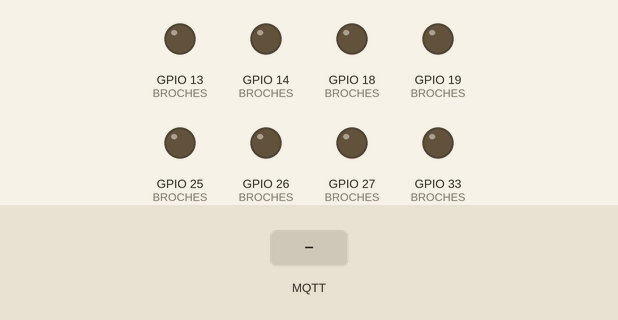
This sketch was run on a simulated ESP32. Shown: output pins drawn as LEDs (lit = HIGH). The inputs (shaded band) are chosen by the test bench. WiFi joins after 1.5 s; servers stay silent unless stated; no MQTT or app messages arrive unless stated; what the sketch prints to the serial monitor is not drawn.

Above: at 2.7 s.
2.8 s: MQTT message "X_AVANT" arrives on the first subscribed topic
At 5.4 s:
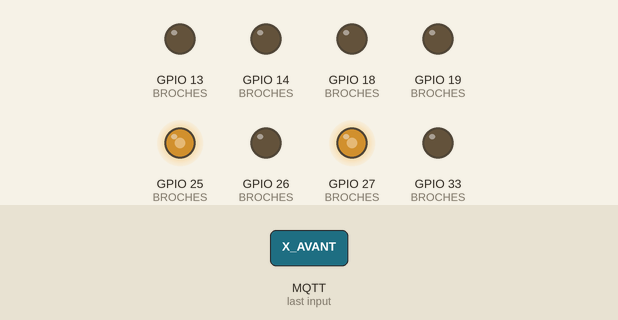
5.8 s: MQTT message "X_ARRIERE" arrives on the first subscribed topic
At 6.2 s:
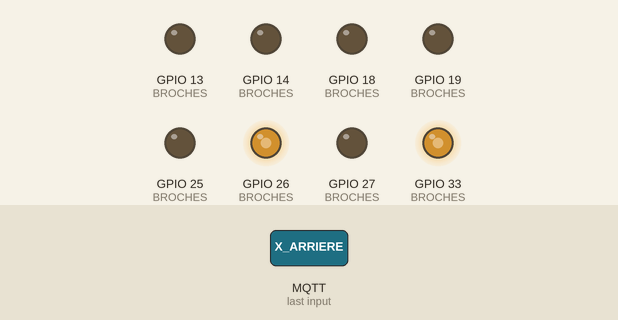
7.8 s: MQTT message "Y_GAUCHE" arrives on the first subscribed topic
At 8.05 s:
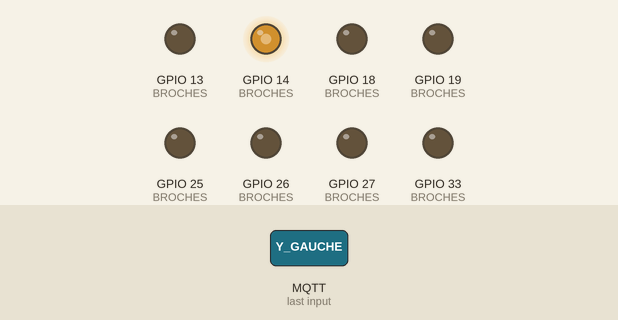
9.8 s: MQTT message "Y_DROITE" arrives on the first subscribed topic
At 10.05 s:
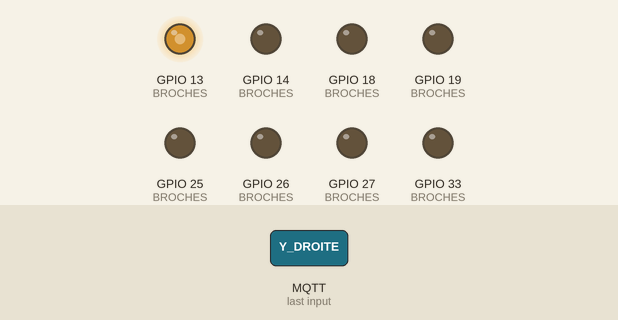
11.8 s: MQTT message "Z_HAUT" arrives on the first subscribed topic
At 12.2 s:
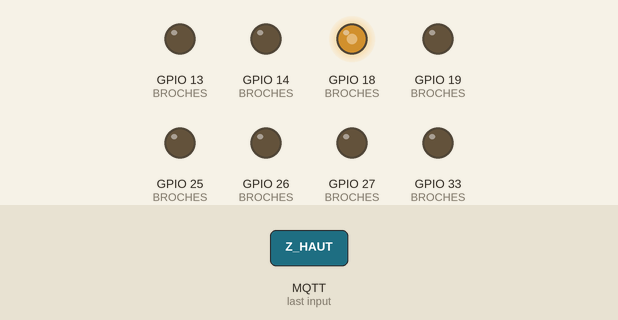
13.8 s: MQTT message "Z_BAS" arrives on the first subscribed topic
At 14.2 s:
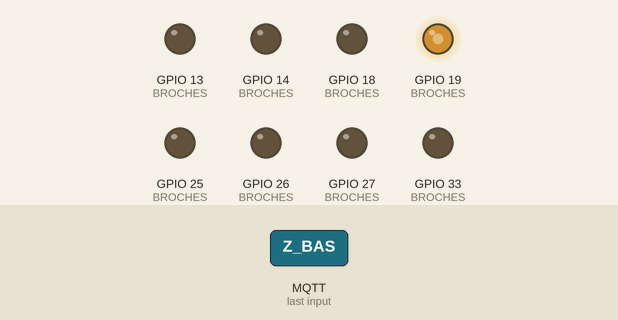
Timing chart, 0 to 16.8 s (numbered marks = the images above; inputs shaded):
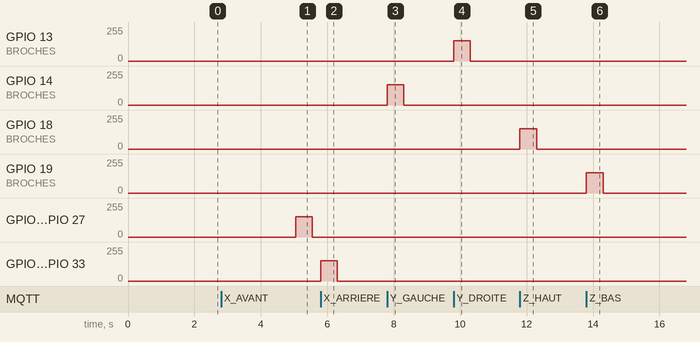

Measured:
- after the input at 2.8 s, GPIO 25 (BROCHES), GPIO 27 (BROCHES): 0/255 → 152/255 after 2.3 s, → 0/255 0.50 s later
- after the input at 5.8 s, GPIO 26 (BROCHES), GPIO 33 (BROCHES): 0/255 → 152/255 at once, → 0/255 0.50 s later
- after the input at 7.8 s, GPIO 14 (BROCHES): 0/255 → 152/255 at once, → 0/255 0.50 s later
- after the input at 9.8 s, GPIO 13 (BROCHES): 0/255 → 152/255 at once, → 0/255 0.50 s later
- after the input at 11.8 s, GPIO 18 (BROCHES): 0/255 → 152/255 at once, → 0/255 0.50 s later
- after the input at 13.8 s, GPIO 19 (BROCHES): 0/255 → 152/255 at once, → 0/255 0.50 s later

The sketch:

esp32_moteurs_mqtt.ino
```cpp
/*
 * ESP32 - PILOTAGE DES 4 MOTEURS PAR MQTT (dashboard Node-RED)
 * -------------------------------------------------------------
 * Matériel : 2 modules L298N, 4 moteurs (X1+X2 ensemble, Y, Z), pile 9V.
 *
 * Bibliothèque à installer : "PubSubClient" (Nick O'Leary)
 *   Arduino IDE -> Outils -> Gérer les bibliothèques -> chercher PubSubClient
 *
 * TOPICS MQTT :
 *   iot/moteurs/commande  (reçu)   X_AVANT, X_ARRIERE, Y_GAUCHE, Y_DROITE,
 *                                  Z_HAUT, Z_BAS, STOP
 *   iot/moteurs/duree     (reçu)   durée du mouvement en millisecondes (50 à 3000)
 *   iot/moteurs/status    (envoyé) JSON pour l'affichage du dashboard
 *
 * La puissance est FIXE (VITESSE_POURCENT). La variable, c'est la DURÉE : chaque
 * commande fait tourner le moteur pendant dureeMs puis l'arrête toute seule
 * (sécurité : même si le Wi-Fi est coupé, rien ne reste allumé).
 */

#include <WiFi.h>
#include <PubSubClient.h>

// =====================================================================
// 1. A MODIFIER : TES RÉGLAGES RÉSEAU
// =====================================================================

// Les identifiants Wi-Fi et l'IP du broker sont dans config.h (jamais versionné).
// Copie config.example.h en config.h puis remplis tes valeurs.
#include "config.h"

// =====================================================================
// 2. TOPICS MQTT
// =====================================================================

const char* TOPIC_CMD    = "iot/moteurs/commande";
const char* TOPIC_DUREE  = "iot/moteurs/duree";
const char* TOPIC_STATUS = "iot/moteurs/status";

// =====================================================================
// 3. BROCHES (identiques au câblage des 2 modules L298N)
// =====================================================================

// Module 1 : axe X (deux moteurs, un par canal)
const int X1_IN1 = 27;  // D27 -> module 1, IN1
const int X1_IN2 = 26;  // D26 -> module 1, IN2
const int X2_IN1 = 25;  // D25 -> module 1, IN3
const int X2_IN2 = 33;  // D33 -> module 1, IN4

// Module 2 : axes Y et Z
const int Y_IN1 = 14;   // D14 -> module 2, IN1
const int Y_IN2 = 13;   // D13 -> module 2, IN2
const int Z_IN1 = 18;   // D18 -> module 2, IN3
const int Z_IN2 = 19;   // D19 -> module 2, IN4

const int NB_BROCHES = 8;
const int BROCHES[NB_BROCHES] = {X1_IN1, X1_IN2, X2_IN1, X2_IN2,
                                 Y_IN1,  Y_IN2,  Z_IN1,  Z_IN2};

// Positions dans le tableau BROCHES (un moteur = 2 positions)
const int X1 = 0;
const int X2 = 2;
const int Y  = 4;
const int Z  = 6;

// =====================================================================
// 4. RÉGLAGES MOTEURS
// =====================================================================

const int PWM_FREQ_HZ     = 5000;
const int PWM_RESOLUTION  = 8;       // valeurs de 0 à 255

const int VITESSE_POURCENT = 60;     // puissance FIXE

int dureeMs               = 500;     // durée d'un mouvement (réglable depuis le dashboard)
const int DUREE_MIN_MS    = 50;      // bornes de sécurité
const int DUREE_MAX_MS    = 3000;

// =====================================================================
// 5. VARIABLES
// =====================================================================

WiFiClient espClient;
PubSubClient client(espClient);

bool enMouvement = false;            // un mouvement est-il en cours ?
unsigned long finMouvement = 0;      // à quel moment l'arrêter
unsigned long dernierEssaiMqtt = 0;  // pour reconnecter sans bloquer

// =====================================================================
// 6. PWM (compatible paquet ESP32 version 2.x et 3.x)
// =====================================================================

void pwmInit() {
  for (int i = 0; i < NB_BROCHES; i++) {
#if ESP_ARDUINO_VERSION_MAJOR >= 3
    ledcAttach(BROCHES[i], PWM_FREQ_HZ, PWM_RESOLUTION);
#else
    ledcSetup(i, PWM_FREQ_HZ, PWM_RESOLUTION);
    ledcAttachPin(BROCHES[i], i);
#endif
  }
}

void pwmEcrire(int position, int valeur) {
#if ESP_ARDUINO_VERSION_MAJOR >= 3
  ledcWrite(BROCHES[position], valeur);
#else
  ledcWrite(position, valeur);
#endif
}

int dutyActuel() {
  return (255 * VITESSE_POURCENT) / 100;
}

// =====================================================================
// 7. FONCTIONS MOTEUR (un moteur = positions "a" et "a+1")
// =====================================================================

void moteurSens(int a, bool sensA) {
  if (sensA) {
    pwmEcrire(a + 1, 0);
    pwmEcrire(a, dutyActuel());
  } else {
    pwmEcrire(a, 0);
    pwmEcrire(a + 1, dutyActuel());
  }
}

void moteurStop(int a) {
  pwmEcrire(a, 0);
  pwmEcrire(a + 1, 0);
}

void toutStop() {
  moteurStop(X1);
  moteurStop(X2);
  moteurStop(Y);
  moteurStop(Z);
}

// =====================================================================
// 8. STATUT ENVOYÉ AU DASHBOARD
// =====================================================================

void publierStatut(char axe, const char* sens, bool mouvement) {
  char buf[120];
  if (mouvement) {
    snprintf(buf, sizeof(buf),
             "{\"axe\":\"%c\",\"sens\":\"%s\",\"duree\":%d,\"etat\":\"MOUVEMENT\"}",
             axe, sens, dureeMs);
  } else {
    snprintf(buf, sizeof(buf), "{\"etat\":\"ARRET\"}");
  }
  client.publish(TOPIC_STATUS, buf);
}

// =====================================================================
// 9. MOUVEMENTS
// =====================================================================

// Lance un mouvement sur un axe (X, Y ou Z) dans un sens
void lancerMouvement(char axe, bool sensA, const char* nomSens) {
  toutStop();                          // on coupe tout mouvement précédent

  if (axe == 'X') {                    // axe X : X1 et X2 ENSEMBLE
    moteurSens(X1, sensA);
    moteurSens(X2, sensA);
  } else if (axe == 'Y') {
    moteurSens(Y, sensA);
  } else if (axe == 'Z') {
    moteurSens(Z, sensA);
  }

  enMouvement = true;
  finMouvement = millis() + dureeMs;
  publierStatut(axe, nomSens, true);

  Serial.print(">> Axe ");
  Serial.print(axe);
  Serial.print(" : ");
  Serial.print(nomSens);
  Serial.print(" pendant ");
  Serial.print(dureeMs);
  Serial.println(" ms");
}

void arretTotal() {
  toutStop();
  enMouvement = false;
  publierStatut(' ', "", false);
  Serial.println(">> STOP");
}

// =====================================================================
// 10. RÉCEPTION DES MESSAGES MQTT
// =====================================================================

void callback(char* topic, byte* payload, unsigned int length) {
  String message = "";
  for (unsigned int i = 0; i < length; i++) {
    message += (char)payload[i];
  }
  message.trim();

  // --- Changement de durée du mouvement ---
  if (String(topic) == TOPIC_DUREE) {
    int v = message.toInt();
    dureeMs = constrain(v, DUREE_MIN_MS, DUREE_MAX_MS);
    Serial.print("Duree reglee a ");
    Serial.print(dureeMs);
    Serial.println(" ms");
    return;
  }

  // --- Commandes de mouvement ---
  if (String(topic) == TOPIC_CMD) {
    Serial.print("Commande recue : ");
    Serial.println(message);

    if      (message == "X_AVANT")   lancerMouvement('X', true,  "AVANT");
    else if (message == "X_ARRIERE") lancerMouvement('X', false, "ARRIERE");
    else if (message == "Y_GAUCHE")  lancerMouvement('Y', true,  "GAUCHE");
    else if (message == "Y_DROITE")  lancerMouvement('Y', false, "DROITE");
    else if (message == "Z_HAUT")    lancerMouvement('Z', true,  "HAUT");
    else if (message == "Z_BAS")     lancerMouvement('Z', false, "BAS");
    else if (message == "STOP")      arretTotal();
    else Serial.println("Commande inconnue, ignoree");
  }
}

// =====================================================================
// 11. CONNEXIONS
// =====================================================================

void connecterWifi() {
  Serial.print("Connexion au Wi-Fi ");
  Serial.print(WIFI_SSID);
  WiFi.mode(WIFI_STA);
  WiFi.begin(WIFI_SSID, WIFI_PASS);
  while (WiFi.status() != WL_CONNECTED) {
    delay(500);
    Serial.print(".");
  }
  Serial.println();
  Serial.print("Wi-Fi OK, IP de l'ESP32 : ");
  Serial.println(WiFi.localIP());
}

// Tente une reconnexion MQTT toutes les 5 secondes, sans bloquer le programme
void reconnecterMqtt() {
  if (client.connected()) return;
  if (millis() - dernierEssaiMqtt < 5000) return;
  dernierEssaiMqtt = millis();

  Serial.print("Connexion MQTT... ");
  if (client.connect("esp32-moteurs")) {
    Serial.println("OK");
    client.subscribe(TOPIC_CMD);
    client.subscribe(TOPIC_DUREE);
  } else {
    Serial.print("echec (code ");
    Serial.print(client.state());
    Serial.println("), nouvel essai dans 5 s");
  }
}

// =====================================================================
// 12. SETUP
// =====================================================================

void setup() {
  Serial.begin(115200);
  pwmInit();
  toutStop();                          // rien ne bouge au démarrage

  connecterWifi();

  client.setServer(MQTT_HOST, MQTT_PORT);
  client.setCallback(callback);
}

// =====================================================================
// 13. LOOP
// =====================================================================

void loop() {
  // Reconnexions éventuelles
  if (WiFi.status() != WL_CONNECTED) {
    toutStop();            // sécurité : on coupe tout AVANT d'attendre le Wi-Fi
    enMouvement = false;
    connecterWifi();
  }
  reconnecterMqtt();
  client.loop();

  // Fin automatique du mouvement
  if (enMouvement && millis() >= finMouvement) {
    arretTotal();
  }
}
```

config.example.h
```cpp
#pragma once
// Copie ce fichier en "config.h" (dans le même dossier) et remplis tes valeurs.
// config.h est ignoré par Git : tes identifiants ne sont jamais publiés.

const char* WIFI_SSID = "NOM_DE_TON_WIFI";   // Wi-Fi 2,4 GHz
const char* WIFI_PASS = "MOT_DE_PASSE_WIFI";
const char* MQTT_HOST = "192.168.1.XX";      // IPv4 de l'ordinateur qui fait tourner Mosquitto
const int   MQTT_PORT = 1883;
```
